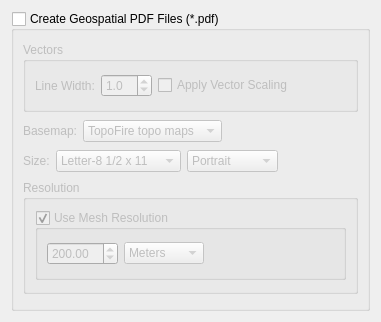
            <widget class="QWidget" name="geospatialPDFFilesScrollAreaWidget">
             <property name="geometry">
              <rect>
               <x>0</x>
               <y>0</y>
               <width>381</width>
               <height>318</height>
              </rect>
             </property>
             <layout class="QVBoxLayout" name="verticalLayout_41">
              <item>
               <widget class="QGroupBox" name="geospatialPDFFilesGroupBox">
                <property name="sizePolicy">
                 <sizepolicy hsizetype="Expanding" vsizetype="Fixed">
                  <horstretch>0</horstretch>
                  <verstretch>0</verstretch>
                 </sizepolicy>
                </property>
                <property name="minimumSize">
                 <size>
                  <width>0</width>
                  <height>300</height>
                 </size>
                </property>
                <property name="title">
                 <string>Create Geospatial PDF Files (*.pdf)</string>
                </property>
                <property name="checkable">
                 <bool>true</bool>
                </property>
                <property name="checked">
                 <bool>false</bool>
                </property>
                <layout class="QVBoxLayout" name="verticalLayout_32" stretch="0,0,0,0">
                 <item>
                  <widget class="QGroupBox" name="geospatialPDFFilesVectorsGroupBox">
                   <property name="sizePolicy">
                    <sizepolicy hsizetype="Expanding" vsizetype="Fixed">
                     <horstretch>0</horstretch>
                     <verstretch>0</verstretch>
                    </sizepolicy>
                   </property>
                   <property name="minimumSize">
                    <size>
                     <width>0</width>
                     <height>70</height>
                    </size>
                   </property>
                   <property name="title">
                    <string>Vectors</string>
                   </property>
                   <layout class="QHBoxLayout" name="horizontalLayout_13">
                    <item>
                     <widget class="QLabel" name="geospatialPDFfilesVectorsLabel">
                      <property name="text">
                       <string>Line Width:</string>
                      </property>
                     </widget>
                    </item>
                    <item>
                     <widget class="QDoubleSpinBox" name="geospatialPDFFilesVectorsSpinBox">
                      <property name="decimals">
                       <number>1</number>
                      </property>
                      <property name="maximum">
                       <double>10.000000000000000</double>
                      </property>
                      <property name="value">
                       <double>1.000000000000000</double>
                      </property>
                     </widget>
                    </item>
                    <item>
                     <widget class="QCheckBox" name="geospatialPDFFilesVectorsCheckBox">
                      <property name="text">
                       <string>Apply Vector Scaling</string>
                      </property>
                     </widget>
                    </item>
                    <item>
                     <spacer name="geospatialPDFFilesVectorsSpacer">
                      <property name="orientation">
                       <enum>Qt::Orientation::Horizontal</enum>
                      </property>
                      <property name="sizeHint" stdset="0">
                       <size>
                        <width>40</width>
                        <height>20</height>
                       </size>
                      </property>
                     </spacer>
                    </item>
                   </layout>
                  </widget>
                 </item>
                 <item>
                  <layout class="QHBoxLayout" name="basemapLayout" stretch="0,0,0">
                   <item>
                    <widget class="QLabel" name="basemapLabel">
                     <property name="text">
                      <string>Basemap:</string>
                     </property>
                    </widget>
                   </item>
                   <item>
                    <widget class="QComboBox" name="basemapComboBox">
                     <property name="sizePolicy">
                      <sizepolicy hsizetype="Expanding" vsizetype="Fixed">
                       <horstretch>0</horstretch>
                       <verstretch>0</verstretch>
                      </sizepolicy>
                     </property>
                     <property name="minimumSize">
                      <size>
                       <width>86</width>
                       <height>0</height>
                      </size>
                     </property>
                     <property name="maximumSize">
                      <size>
                       <width>170</width>
                       <height>16777215</height>
                      </size>
                     </property>
                     <item>
                      <property name="text">
                       <string>TopoFire topo maps</string>
                      </property>
                     </item>
                     <item>
                      <property name="text">
                       <string>Hillshade</string>
                      </property>
                     </item>
                    </widget>
                   </item>
                   <item>
                    <spacer name="basemapLayoutSpacer">
                     <property name="orientation">
                      <enum>Qt::Orientation::Horizontal</enum>
                     </property>
                     <property name="sizeHint" stdset="0">
                      <size>
                       <width>40</width>
                       <height>20</height>
                      </size>
                     </property>
                    </spacer>
                   </item>
                  </layout>
                 </item>
                 <item>
                  <layout class="QHBoxLayout" name="sizeLayout">
                   <item>
                    <widget class="QLabel" name="sizeLabel">
                     <property name="text">
                      <string>Size:</string>
                     </property>
                    </widget>
                   </item>
                   <item>
                    <widget class="QComboBox" name="sizeDimensionsComboBox">
                     <property name="sizePolicy">
                      <sizepolicy hsizetype="Expanding" vsizetype="Fixed">
                       <horstretch>0</horstretch>
                       <verstretch>0</verstretch>
                      </sizepolicy>
                     </property>
                     <property name="maximumSize">
                      <size>
                       <width>160</width>
                       <height>16777215</height>
                      </size>
                     </property>
                     <item>
                      <property name="text">
                       <string>Letter-8 1/2 x 11</string>
                      </property>
                     </item>
                     <item>
                      <property name="text">
                       <string>Legal-8 1/2 x 14</string>
                      </property>
                     </item>
                     <item>
                      <property name="text">
                       <string>Tabloid-7 11 x 17</string>
                      </property>
                     </item>
                    </widget>
                   </item>
                   <item>
                    <widget class="QComboBox" name="sizeOrientationComboBox">
                     <item>
                      <property name="text">
                       <string>Portrait</string>
                      </property>
                     </item>
                     <item>
                      <property name="text">
                       <string>Landscape</string>
                      </property>
                     </item>
                    </widget>
                   </item>
                   <item>
                    <spacer name="sizeLayoutSpacer">
                     <property name="orientation">
                      <enum>Qt::Orientation::Horizontal</enum>
                     </property>
                     <property name="sizeHint" stdset="0">
                      <size>
                       <width>40</width>
                       <height>20</height>
                      </size>
                     </property>
                    </spacer>
                   </item>
                  </layout>
                 </item>
                 <item>
                  <widget class="QGroupBox" name="geospatialPDFFilesResolutionGroupBox">
                   <property name="sizePolicy">
                    <sizepolicy hsizetype="Expanding" vsizetype="Fixed">
                     <horstretch>0</horstretch>
                     <verstretch>0</verstretch>
                    </sizepolicy>
                   </property>
                   <property name="minimumSize">
                    <size>
                     <width>0</width>
                     <height>114</height>
                    </size>
                   </property>
                   <property name="title">
                    <string>Resolution</string>
                   </property>
                   <layout class="QVBoxLayout" name="verticalLayout_40">
                    <item>
                     <widget class="QGroupBox" name="geospatialPDFFilesMeshResolutionGroupBox">
                      <property name="sizePolicy">
                       <sizepolicy hsizetype="Expanding" vsizetype="Fixed">
                        <horstretch>0</horstretch>
                        <verstretch>0</verstretch>
                       </sizepolicy>
                      </property>
                      <property name="minimumSize">
                       <size>
                        <width>0</width>
                        <height>70</height>
                       </size>
                      </property>
                      <property name="title">
                       <string>Use Mesh Resolution</string>
                      </property>
                      <property name="checkable">
                       <bool>true</bool>
                      </property>
                      <layout class="QHBoxLayout" name="horizontalLayout_21">
                       <item>
                        <widget class="QDoubleSpinBox" name="geospatialPDFFilesMeshResolutionSpinBox">
                         <property name="enabled">
                          <bool>false</bool>
                         </property>
                         <property name="maximum">
                          <double>5000.000000000000000</double>
                         </property>
                         <property name="value">
                          <double>200.000000000000000</double>
                         </property>
                        </widget>
                       </item>
                       <item>
                        <widget class="QComboBox" name="geospatialPDFFilesMeshResolutionComboBox">
                         <property name="enabled">
                          <bool>false</bool>
                         </property>
                         <property name="sizePolicy">
                          <sizepolicy hsizetype="MinimumExpanding" vsizetype="Fixed">
                           <horstretch>0</horstretch>
                           <verstretch>0</verstretch>
                          </sizepolicy>
                         </property>
                         <property name="minimumSize">
                          <size>
                           <width>80</width>
                           <height>0</height>
                          </size>
                         </property>
                         <property name="maximumSize">
                          <size>
                           <width>80</width>
                           <height>16777215</height>
                          </size>
                         </property>
                         <item>
                          <property name="text">
                           <string>Meters</string>
                          </property>
                         </item>
                         <item>
                          <property name="text">
                           <string>Feet</string>
                          </property>
                         </item>
                        </widget>
                       </item>
                       <item>
                        <spacer name="geospatialPDFFilesMeshResolutionSpacer">
                         <property name="orientation">
                          <enum>Qt::Orientation::Horizontal</enum>
                         </property>
                         <property name="sizeHint" stdset="0">
                          <size>
                           <width>302</width>
                           <height>20</height>
                          </size>
                         </property>
                        </spacer>
                       </item>
                      </layout>
                     </widget>
                    </item>
                   </layout>
                  </widget>
                 </item>
                </layout>
               </widget>
              </item>
             </layout>
            </widget>
